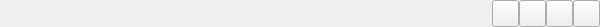
<?xml version="1.0" encoding="UTF-8"?>
<ui version="4.0">
 <class>TitleBarClass</class>
 <widget class="QWidget" name="TitleBarClass">
  <property name="geometry">
   <rect>
    <x>0</x>
    <y>0</y>
    <width>600</width>
    <height>27</height>
   </rect>
  </property>
  <property name="maximumSize">
   <size>
    <width>16777215</width>
    <height>27</height>
   </size>
  </property>
  <property name="windowTitle">
   <string>TitleBar</string>
  </property>
  <layout class="QHBoxLayout" name="horizontalLayout">
   <property name="spacing">
    <number>0</number>
   </property>
   <property name="leftMargin">
    <number>5</number>
   </property>
   <property name="topMargin">
    <number>0</number>
   </property>
   <property name="rightMargin">
    <number>0</number>
   </property>
   <property name="bottomMargin">
    <number>0</number>
   </property>
   <item>
    <widget class="QLabel" name="iconLabel">
     <property name="minimumSize">
      <size>
       <width>42</width>
       <height>0</height>
      </size>
     </property>
     <property name="text">
      <string/>
     </property>
    </widget>
   </item>
   <item>
    <widget class="QLabel" name="titleContent">
     <property name="sizePolicy">
      <sizepolicy hsizetype="Expanding" vsizetype="Preferred">
       <horstretch>0</horstretch>
       <verstretch>0</verstretch>
      </sizepolicy>
     </property>
     <property name="text">
      <string/>
     </property>
    </widget>
   </item>
   <item>
    <widget class="QPushButton" name="buttonMin">
     <property name="minimumSize">
      <size>
       <width>27</width>
       <height>27</height>
      </size>
     </property>
     <property name="maximumSize">
      <size>
       <width>27</width>
       <height>27</height>
      </size>
     </property>
     <property name="text">
      <string/>
     </property>
    </widget>
   </item>
   <item>
    <widget class="QPushButton" name="buttonRestore">
     <property name="minimumSize">
      <size>
       <width>27</width>
       <height>27</height>
      </size>
     </property>
     <property name="maximumSize">
      <size>
       <width>27</width>
       <height>27</height>
      </size>
     </property>
     <property name="text">
      <string/>
     </property>
    </widget>
   </item>
   <item>
    <widget class="QPushButton" name="buttonMax">
     <property name="minimumSize">
      <size>
       <width>27</width>
       <height>27</height>
      </size>
     </property>
     <property name="maximumSize">
      <size>
       <width>27</width>
       <height>27</height>
      </size>
     </property>
     <property name="text">
      <string/>
     </property>
    </widget>
   </item>
   <item>
    <widget class="QPushButton" name="buttonClose">
     <property name="minimumSize">
      <size>
       <width>27</width>
       <height>27</height>
      </size>
     </property>
     <property name="maximumSize">
      <size>
       <width>27</width>
       <height>27</height>
      </size>
     </property>
     <property name="text">
      <string/>
     </property>
    </widget>
   </item>
  </layout>
 </widget>
 <layoutdefault spacing="6" margin="11"/>
 <resources/>
 <connections/>
</ui>
